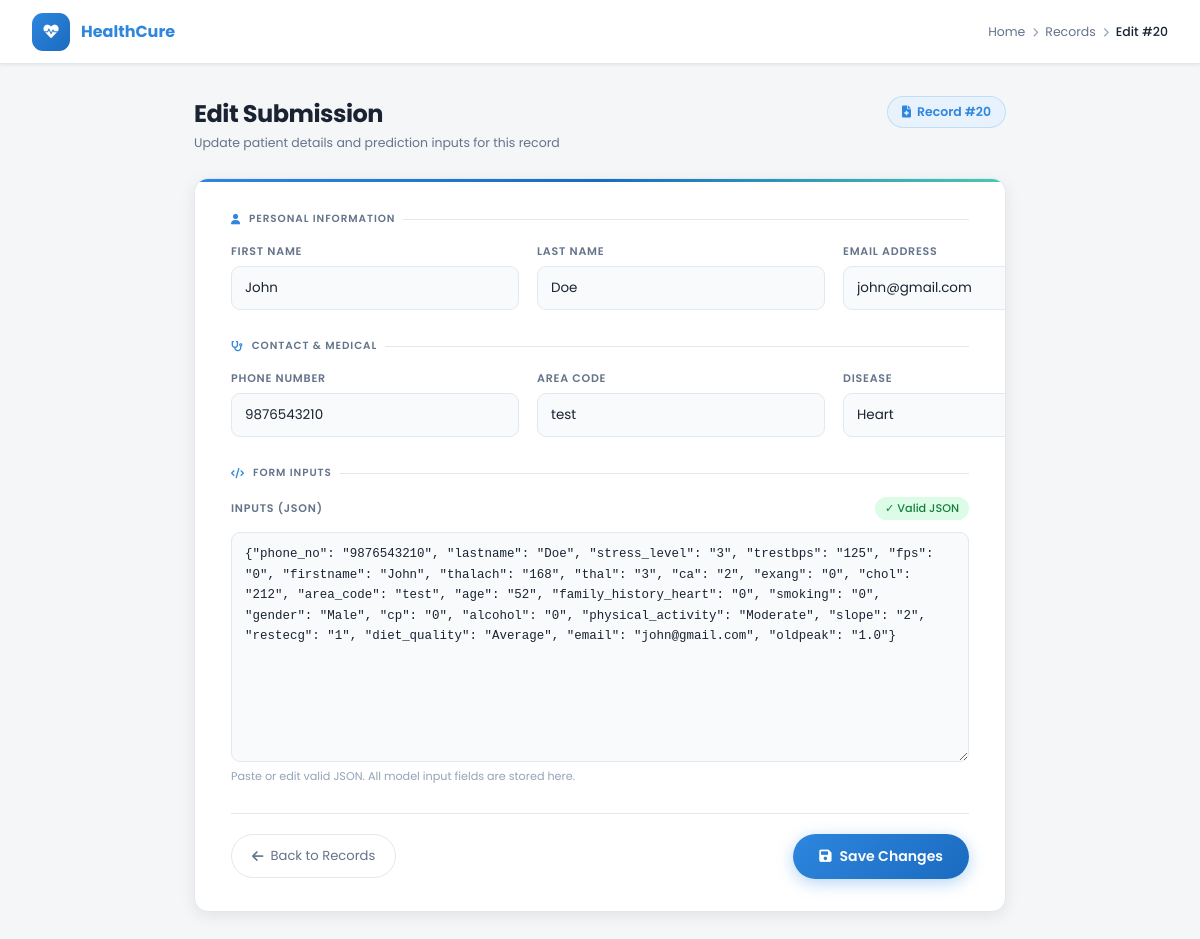
/records/edit/20 (signed in), run on the app's committed database.
### app.py (models this page shows)
class Submission(db.Model):
    id        = db.Column(db.Integer, primary_key=True)
    firstname = db.Column(db.String(120))
    lastname  = db.Column(db.String(120))
    phone_no  = db.Column(db.String(50))
    area_code = db.Column(db.String(50))
    email     = db.Column(db.String(200))
    disease   = db.Column(db.String(50))
    inputs    = db.Column(db.Text)
    result    = db.Column(db.String(50))
    timestamp = db.Column(db.DateTime, default=datetime.utcnow)

### app.py (the view, shortened to what this page needs)
@app.route('/records/edit/<int:record_id>', methods=['GET','POST'])
def edit_record(record_id):
    if not session.get('admin_logged_in'):
        return redirect(url_for('login', next=url_for('records')))
    record = Submission.query.get_or_404(record_id)
    return render_template('edit_record.html', record=record)

### templates/edit_record.html (shortened to what this page needs)
<!doctype html>
<html lang="en">
  <head>
    <link rel="stylesheet" href="https://cdnjs.cloudflare.com/ajax/libs/font-awesome/6.0.0/css/all.min.css">
  </head>
  <body>
    <nav class="topbar">
      <div class="topbar-brand">
        <div class="topbar-logo"><i class="fas fa-heartbeat"></i></div>
        <div class="topbar-brand-name">HealthCure</div>
      </div>
      <nav class="breadcrumb">
        <a href="/">Home</a>
        <span class="sep"><i class="fas fa-chevron-right" style="font-size:0.6rem;"></i></span>
        <a href="{{ url_for('records') }}">Records</a>
        <span class="sep"><i class="fas fa-chevron-right" style="font-size:0.6rem;"></i></span>
        <span class="current">Edit #{{ record.id }}</span>
      </nav>
    </nav>
    <div class="page">
      <div class="page-header">
        <div class="page-header-left">
          <h2>Edit Submission</h2>
          <p>Update patient details and prediction inputs for this record</p>
        </div>
        <div class="record-id-tag">
          <i class="fas fa-file-medical" style="font-size:0.75rem;"></i>
          Record #{{ record.id }}
        </div>
      </div>
      <div class="form-card">
        <form method="post" action="{{ url_for('edit_record', record_id=record.id) }}" id="editForm">
          <p class="section-label"><i class="fas fa-user"></i> Personal Information</p>
          <div class="form-grid cols-3">
            <div class="field">
              <label class="field-label">First Name</label>
              <input class="field-input" name="firstname" value="{{ record.firstname or '' }}" placeholder="First name">
            </div>
            <div class="field">
              <label class="field-label">Last Name</label>
              <input class="field-input" name="lastname" value="{{ record.lastname or '' }}" placeholder="Last name">
            </div>
            <div class="field">
              <label class="field-label">Email Address</label>
              <input class="field-input" name="email" type="email" value="{{ record.email or '' }}" placeholder="email@example.com">
            </div>
          </div>
          <p class="section-label"><i class="fas fa-stethoscope"></i> Contact & Medical</p>
          <div class="form-grid cols-4">
            <div class="field">
              <label class="field-label">Phone Number</label>
              <input class="field-input" name="phone_no" value="{{ record.phone_no or '' }}" placeholder="Phone">
            </div>
            <div class="field">
              <label class="field-label">Area Code</label>
              <input class="field-input" name="area_code" value="{{ record.area_code or '' }}" placeholder="e.g. 022">
            </div>
            <div class="field">
              <label class="field-label">Disease</label>
              <input class="field-input" name="disease" value="{{ record.disease or '' }}" placeholder="Disease name">
            </div>
          </div>
          <p class="section-label"><i class="fas fa-code"></i> Form Inputs</p>
          <div class="field">
            <div style="display:flex;align-items:center;justify-content:space-between;gap:10px;flex-wrap:wrap;margin-bottom:6px;">
              <label class="field-label" style="margin-bottom:0;">Inputs (JSON)</label>
              <span class="json-status json-neutral" id="jsonStatus">JSON</span>
            </div>
            <textarea class="field-textarea" name="inputs" id="jsonInput" rows="10">{{ record.inputs or '{}' }}</textarea>
            <span class="field-hint">Paste or edit valid JSON. All model input fields are stored here.</span>
          </div>
          <div class="form-footer">
            <a class="btn-back" href="{{ url_for('records') }}"><i class="fas fa-arrow-left"></i> Back to Records</a>
            <button class="btn-save" type="submit">
              <i class="fas fa-save"></i> Save Changes
            </button>
          </div>
        </form>
      </div>
    </div>
  </body>
</html>

### data on the page
Submission: id "20", firstname "John", lastname "Doe", email "john@gmail.com", phone_no "9876543210", area_code "test", disease "Heart", inputs "{\"phone_no\": \"9876543210\", \"lastname\": \"Doe\", \"stress_level\": \"3\", \"trestbps\": \"125\", \"fps\": \"0\", \"firstname\": \"John\", \"thalach\": \"168\", \"thal\": \"3\", \"ca\": \"2\", \"exang\": \"0\", \"chol\": \"212\", \"area_code\": \"test\", \"age\": \"52\", \"family_history_heart\": \"0\", \"smoking\": \"0\", \"gender\": \"Male\", \"cp\": \"0\", \"alcohol\": \"0\", \"physical_activity\": \"Moderate\", \"slope\": \"2\", \"restecg\": \"1\", \"diet_quality\": \"Average\", \"email\": \"john@gmail.com\", \"oldpeak\": \"1.0\"}"
